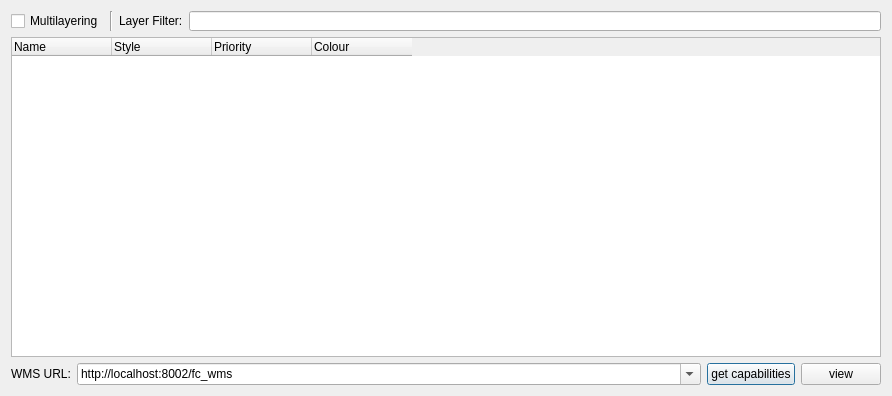
<?xml version="1.0" encoding="UTF-8"?>
<ui version="4.0">
 <class>MultilayersDialog</class>
 <widget class="QDialog" name="MultilayersDialog">
  <property name="geometry">
   <rect>
    <x>0</x>
    <y>0</y>
    <width>892</width>
    <height>396</height>
   </rect>
  </property>
  <property name="windowTitle">
   <string>Layer List</string>
  </property>
  <layout class="QVBoxLayout" name="verticalLayout_4">
   <item>
    <layout class="QVBoxLayout" name="verticalLayout_3">
     <item>
      <layout class="QHBoxLayout" name="horizontalLayout_11">
       <item>
        <widget class="QCheckBox" name="cbMultilayering">
         <property name="text">
          <string>Multilayering</string>
         </property>
        </widget>
       </item>
       <item>
        <widget class="Line" name="line">
         <property name="orientation">
          <enum>Qt::Vertical</enum>
         </property>
        </widget>
       </item>
       <item>
        <widget class="QLabel" name="lFilter">
         <property name="sizePolicy">
          <sizepolicy hsizetype="Preferred" vsizetype="Fixed">
           <horstretch>0</horstretch>
           <verstretch>0</verstretch>
          </sizepolicy>
         </property>
         <property name="text">
          <string>Layer Filter:</string>
         </property>
        </widget>
       </item>
       <item>
        <widget class="QLineEdit" name="leMultiFilter">
         <property name="sizePolicy">
          <sizepolicy hsizetype="MinimumExpanding" vsizetype="Fixed">
           <horstretch>0</horstretch>
           <verstretch>0</verstretch>
          </sizepolicy>
         </property>
         <property name="maximumSize">
          <size>
           <width>16777215</width>
           <height>20</height>
          </size>
         </property>
        </widget>
       </item>
      </layout>
     </item>
     <item>
      <widget class="QTreeWidget" name="listLayers">
       <property name="sizePolicy">
        <sizepolicy hsizetype="Preferred" vsizetype="Expanding">
         <horstretch>0</horstretch>
         <verstretch>0</verstretch>
        </sizepolicy>
       </property>
       <property name="maximumSize">
        <size>
         <width>16777215</width>
         <height>16777215</height>
        </size>
       </property>
       <property name="autoFillBackground">
        <bool>false</bool>
       </property>
       <property name="frameShape">
        <enum>QFrame::StyledPanel</enum>
       </property>
       <property name="dragEnabled">
        <bool>false</bool>
       </property>
       <property name="dragDropOverwriteMode">
        <bool>false</bool>
       </property>
       <property name="alternatingRowColors">
        <bool>true</bool>
       </property>
       <property name="animated">
        <bool>false</bool>
       </property>
       <property name="headerHidden">
        <bool>false</bool>
       </property>
       <property name="columnCount">
        <number>4</number>
       </property>
       <attribute name="headerVisible">
        <bool>true</bool>
       </attribute>
       <attribute name="headerCascadingSectionResizes">
        <bool>true</bool>
       </attribute>
       <attribute name="headerStretchLastSection">
        <bool>false</bool>
       </attribute>
       <column>
        <property name="text">
         <string notr="true">Name</string>
        </property>
       </column>
       <column>
        <property name="text">
         <string>Style</string>
        </property>
       </column>
       <column>
        <property name="text">
         <string>Priority</string>
        </property>
       </column>
       <column>
        <property name="text">
         <string>Colour</string>
        </property>
       </column>
      </widget>
     </item>
     <item>
      <layout class="QHBoxLayout" name="horizontalLayout_12">
       <item>
        <widget class="QLabel" name="label_7">
         <property name="text">
          <string>WMS URL:</string>
         </property>
        </widget>
       </item>
       <item>
        <widget class="QComboBox" name="cbWMS_URL">
         <property name="sizePolicy">
          <sizepolicy hsizetype="Expanding" vsizetype="Fixed">
           <horstretch>0</horstretch>
           <verstretch>0</verstretch>
          </sizepolicy>
         </property>
         <property name="toolTip">
          <string>Enter a valid WMS URL here.</string>
         </property>
         <property name="styleSheet">
          <string notr="true">QComboBox QAbstractItemView { min-width: 800px; }</string>
         </property>
         <property name="editable">
          <bool>true</bool>
         </property>
         <item>
          <property name="text">
           <string>http://localhost:8002/fc_wms</string>
          </property>
         </item>
         <item>
          <property name="text">
           <string>http://osm.omniscale.net/proxy/service</string>
          </property>
         </item>
        </widget>
       </item>
       <item>
        <widget class="QPushButton" name="btGetCapabilities">
         <property name="toolTip">
          <string>Request the capabilities from the WMS server.</string>
         </property>
         <property name="text">
          <string>get capabilities</string>
         </property>
        </widget>
       </item>
       <item>
        <widget class="QPushButton" name="pbViewCapabilities">
         <property name="toolTip">
          <string>Show information on the selected WMS server.</string>
         </property>
         <property name="text">
          <string>view</string>
         </property>
        </widget>
       </item>
      </layout>
     </item>
    </layout>
   </item>
  </layout>
  <action name="actionCloseWindow">
   <property name="text">
    <string>Close Window</string>
   </property>
   <property name="shortcut">
    <string>Ctrl+Shift+W</string>
   </property>
  </action>
  <addaction name="actionCloseWindow"/>
 </widget>
 <resources/>
 <connections>
  <connection>
   <sender>actionCloseWindow</sender>
   <signal>triggered()</signal>
   <receiver>MultilayersDialog</receiver>
   <slot>reject()</slot>
   <hints>
    <hint type="sourcelabel">
     <x>-1</x>
     <y>-1</y>
    </hint>
    <hint type="destinationlabel">
     <x>445</x>
     <y>197</y>
    </hint>
   </hints>
  </connection>
 </connections>
</ui>
